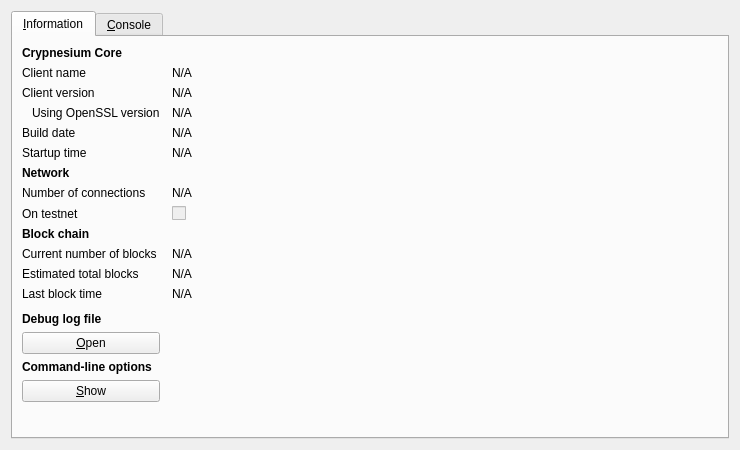
<?xml version="1.0" encoding="UTF-8"?>
<ui version="4.0">
 <class>RPCConsole</class>
 <widget class="QDialog" name="RPCConsole">
  <property name="geometry">
   <rect>
    <x>0</x>
    <y>0</y>
    <width>740</width>
    <height>450</height>
   </rect>
  </property>
  <property name="windowTitle">
   <string>Crypnesium - Debug window</string>
  </property>
  <layout class="QVBoxLayout" name="verticalLayout_2">
   <item>
    <widget class="QTabWidget" name="tabWidget">
     <property name="currentIndex">
      <number>0</number>
     </property>
     <widget class="QWidget" name="tab_info">
      <attribute name="title">
       <string>&amp;Information</string>
      </attribute>
      <layout class="QGridLayout" name="gridLayout" columnstretch="0,1">
       <property name="horizontalSpacing">
        <number>12</number>
       </property>
       <item row="0" column="0">
        <widget class="QLabel" name="label_9">
         <property name="font">
          <font>
           <weight>75</weight>
           <bold>true</bold>
          </font>
         </property>
         <property name="text">
          <string>Crypnesium Core</string>
         </property>
        </widget>
       </item>
       <item row="1" column="0">
        <widget class="QLabel" name="label_5">
         <property name="text">
          <string>Client name</string>
         </property>
        </widget>
       </item>
       <item row="1" column="1">
        <widget class="QLabel" name="clientName">
         <property name="cursor">
          <cursorShape>IBeamCursor</cursorShape>
         </property>
         <property name="text">
          <string>N/A</string>
         </property>
         <property name="textFormat">
          <enum>Qt::PlainText</enum>
         </property>
         <property name="textInteractionFlags">
          <set>Qt::LinksAccessibleByMouse|Qt::TextSelectableByKeyboard|Qt::TextSelectableByMouse</set>
         </property>
        </widget>
       </item>
       <item row="2" column="0">
        <widget class="QLabel" name="label_6">
         <property name="text">
          <string>Client version</string>
         </property>
        </widget>
       </item>
       <item row="2" column="1">
        <widget class="QLabel" name="clientVersion">
         <property name="cursor">
          <cursorShape>IBeamCursor</cursorShape>
         </property>
         <property name="text">
          <string>N/A</string>
         </property>
         <property name="textFormat">
          <enum>Qt::PlainText</enum>
         </property>
         <property name="textInteractionFlags">
          <set>Qt::LinksAccessibleByMouse|Qt::TextSelectableByKeyboard|Qt::TextSelectableByMouse</set>
         </property>
        </widget>
       </item>
       <item row="3" column="0">
        <widget class="QLabel" name="label_14">
         <property name="text">
          <string>Using OpenSSL version</string>
         </property>
         <property name="indent">
          <number>10</number>
         </property>
        </widget>
       </item>
       <item row="3" column="1">
        <widget class="QLabel" name="openSSLVersion">
         <property name="cursor">
          <cursorShape>IBeamCursor</cursorShape>
         </property>
         <property name="text">
          <string>N/A</string>
         </property>
         <property name="textFormat">
          <enum>Qt::PlainText</enum>
         </property>
         <property name="textInteractionFlags">
          <set>Qt::LinksAccessibleByMouse|Qt::TextSelectableByKeyboard|Qt::TextSelectableByMouse</set>
         </property>
        </widget>
       </item>
       <item row="4" column="0">
        <widget class="QLabel" name="label_12">
         <property name="text">
          <string>Build date</string>
         </property>
        </widget>
       </item>
       <item row="4" column="1">
        <widget class="QLabel" name="buildDate">
         <property name="cursor">
          <cursorShape>IBeamCursor</cursorShape>
         </property>
         <property name="text">
          <string>N/A</string>
         </property>
         <property name="textFormat">
          <enum>Qt::PlainText</enum>
         </property>
         <property name="textInteractionFlags">
          <set>Qt::LinksAccessibleByMouse|Qt::TextSelectableByKeyboard|Qt::TextSelectableByMouse</set>
         </property>
        </widget>
       </item>
       <item row="5" column="0">
        <widget class="QLabel" name="label_13">
         <property name="text">
          <string>Startup time</string>
         </property>
        </widget>
       </item>
       <item row="5" column="1">
        <widget class="QLabel" name="startupTime">
         <property name="cursor">
          <cursorShape>IBeamCursor</cursorShape>
         </property>
         <property name="text">
          <string>N/A</string>
         </property>
         <property name="textFormat">
          <enum>Qt::PlainText</enum>
         </property>
         <property name="textInteractionFlags">
          <set>Qt::LinksAccessibleByMouse|Qt::TextSelectableByKeyboard|Qt::TextSelectableByMouse</set>
         </property>
        </widget>
       </item>
       <item row="6" column="0">
        <widget class="QLabel" name="label_11">
         <property name="font">
          <font>
           <weight>75</weight>
           <bold>true</bold>
          </font>
         </property>
         <property name="text">
          <string>Network</string>
         </property>
        </widget>
       </item>
       <item row="7" column="0">
        <widget class="QLabel" name="label_7">
         <property name="text">
          <string>Number of connections</string>
         </property>
        </widget>
       </item>
       <item row="7" column="1">
        <widget class="QLabel" name="numberOfConnections">
         <property name="cursor">
          <cursorShape>IBeamCursor</cursorShape>
         </property>
         <property name="text">
          <string>N/A</string>
         </property>
         <property name="textFormat">
          <enum>Qt::PlainText</enum>
         </property>
         <property name="textInteractionFlags">
          <set>Qt::LinksAccessibleByMouse|Qt::TextSelectableByKeyboard|Qt::TextSelectableByMouse</set>
         </property>
        </widget>
       </item>
       <item row="8" column="0">
        <widget class="QLabel" name="label_8">
         <property name="text">
          <string>On testnet</string>
         </property>
        </widget>
       </item>
       <item row="8" column="1">
        <widget class="QCheckBox" name="isTestNet">
         <property name="enabled">
          <bool>false</bool>
         </property>
         <property name="text">
          <string/>
         </property>
        </widget>
       </item>
       <item row="9" column="0">
        <widget class="QLabel" name="label_10">
         <property name="font">
          <font>
           <weight>75</weight>
           <bold>true</bold>
          </font>
         </property>
         <property name="text">
          <string>Block chain</string>
         </property>
        </widget>
       </item>
       <item row="10" column="0">
        <widget class="QLabel" name="label_3">
         <property name="text">
          <string>Current number of blocks</string>
         </property>
        </widget>
       </item>
       <item row="10" column="1">
        <widget class="QLabel" name="numberOfBlocks">
         <property name="cursor">
          <cursorShape>IBeamCursor</cursorShape>
         </property>
         <property name="text">
          <string>N/A</string>
         </property>
         <property name="textFormat">
          <enum>Qt::PlainText</enum>
         </property>
         <property name="textInteractionFlags">
          <set>Qt::LinksAccessibleByMouse|Qt::TextSelectableByKeyboard|Qt::TextSelectableByMouse</set>
         </property>
        </widget>
       </item>
       <item row="11" column="0">
        <widget class="QLabel" name="label_4">
         <property name="text">
          <string>Estimated total blocks</string>
         </property>
        </widget>
       </item>
       <item row="11" column="1">
        <widget class="QLabel" name="totalBlocks">
         <property name="cursor">
          <cursorShape>IBeamCursor</cursorShape>
         </property>
         <property name="text">
          <string>N/A</string>
         </property>
         <property name="textFormat">
          <enum>Qt::PlainText</enum>
         </property>
         <property name="textInteractionFlags">
          <set>Qt::LinksAccessibleByMouse|Qt::TextSelectableByKeyboard|Qt::TextSelectableByMouse</set>
         </property>
        </widget>
       </item>
       <item row="12" column="0">
        <widget class="QLabel" name="label_2">
         <property name="text">
          <string>Last block time</string>
         </property>
        </widget>
       </item>
       <item row="12" column="1">
        <widget class="QLabel" name="lastBlockTime">
         <property name="cursor">
          <cursorShape>IBeamCursor</cursorShape>
         </property>
         <property name="text">
          <string>N/A</string>
         </property>
         <property name="textFormat">
          <enum>Qt::PlainText</enum>
         </property>
         <property name="textInteractionFlags">
          <set>Qt::LinksAccessibleByMouse|Qt::TextSelectableByKeyboard|Qt::TextSelectableByMouse</set>
         </property>
        </widget>
       </item>
       <item row="13" column="0">
        <spacer name="verticalSpacer_2">
         <property name="orientation">
          <enum>Qt::Vertical</enum>
         </property>
         <property name="sizeHint" stdset="0">
          <size>
           <width>20</width>
           <height>20</height>
          </size>
         </property>
        </spacer>
       </item>
       <item row="14" column="0">
        <widget class="QLabel" name="labelDebugLogfile">
         <property name="font">
          <font>
           <weight>75</weight>
           <bold>true</bold>
          </font>
         </property>
         <property name="text">
          <string>Debug log file</string>
         </property>
        </widget>
       </item>
       <item row="15" column="0">
        <widget class="QPushButton" name="openDebugLogfileButton">
         <property name="toolTip">
          <string>Open the Crypnesium debug log file from the current data directory. This can take a few seconds for large log files.</string>
         </property>
         <property name="text">
          <string>&amp;Open</string>
         </property>
         <property name="autoDefault">
          <bool>false</bool>
         </property>
        </widget>
       </item>
       <item row="16" column="0">
        <widget class="QLabel" name="labelCLOptions">
         <property name="font">
          <font>
           <weight>75</weight>
           <bold>true</bold>
          </font>
         </property>
         <property name="text">
          <string>Command-line options</string>
         </property>
        </widget>
       </item>
       <item row="17" column="0">
        <widget class="QPushButton" name="showCLOptionsButton">
         <property name="toolTip">
          <string>Show the Crypnesium-Qt help message to get a list with possible Crypnesium command-line options.</string>
         </property>
         <property name="text">
          <string>&amp;Show</string>
         </property>
         <property name="autoDefault">
          <bool>false</bool>
         </property>
        </widget>
       </item>
       <item row="18" column="0">
        <spacer name="verticalSpacer">
         <property name="orientation">
          <enum>Qt::Vertical</enum>
         </property>
         <property name="sizeHint" stdset="0">
          <size>
           <width>20</width>
           <height>40</height>
          </size>
         </property>
        </spacer>
       </item>
      </layout>
     </widget>
     <widget class="QWidget" name="tab_console">
      <attribute name="title">
       <string>&amp;Console</string>
      </attribute>
      <layout class="QVBoxLayout" name="verticalLayout_3">
       <property name="spacing">
        <number>3</number>
       </property>
       <item>
        <widget class="QTextEdit" name="messagesWidget">
         <property name="minimumSize">
          <size>
           <width>0</width>
           <height>100</height>
          </size>
         </property>
         <property name="readOnly">
          <bool>true</bool>
         </property>
         <property name="tabKeyNavigation" stdset="0">
          <bool>false</bool>
         </property>
         <property name="columnCount" stdset="0">
          <number>2</number>
         </property>
        </widget>
       </item>
       <item>
        <layout class="QHBoxLayout" name="horizontalLayout">
         <property name="spacing">
          <number>3</number>
         </property>
         <item>
          <widget class="QLabel" name="label">
           <property name="text">
            <string notr="true">&gt;</string>
           </property>
          </widget>
         </item>
         <item>
          <widget class="QLineEdit" name="lineEdit"/>
         </item>
         <item>
          <widget class="QPushButton" name="clearButton">
           <property name="maximumSize">
            <size>
             <width>24</width>
             <height>24</height>
            </size>
           </property>
           <property name="toolTip">
            <string>Clear console</string>
           </property>
           <property name="text">
            <string/>
           </property>
           <property name="icon">
            <iconset resource="../bitcoin.qrc">
             <normaloff>:/icons/remove</normaloff>:/icons/remove</iconset>
           </property>
           <property name="shortcut">
            <string notr="true">Ctrl+L</string>
           </property>
           <property name="autoDefault">
            <bool>false</bool>
           </property>
          </widget>
         </item>
        </layout>
       </item>
      </layout>
     </widget>
    </widget>
   </item>
  </layout>
 </widget>
 <resources>
  <include location="../bitcoin.qrc"/>
 </resources>
 <connections/>
</ui>
